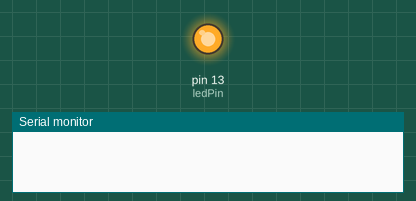
Recording of a sketch running on a simulated Arduino Uno, built with avr-gcc and run on an emulated ATmega328P. Shown: output pins drawn as LEDs (lit = HIGH), the last lines printed to the serial monitor.

Above: at 0.02 s.
At 1.5 s:
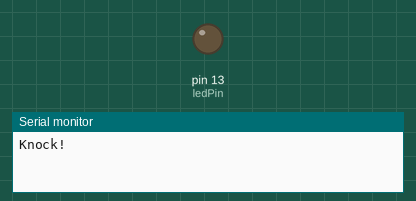
Timing chart, 0 to 7.0 s (numbered marks = the images above):
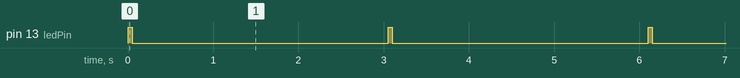

The sketch:

Blink_3000_50.pde
```cpp
/*
 * Blink
 *
 * The basic Arduino example.  Turns on an LED on for one second,
 * then off for one second, and so on...  We use pin 13 because,
 *

   Zeiten ge ndert: 3000ms zu 50 ms


 * depending on your Arduino board, it has either a built-in LED
 * or a built-in resistor so that you need only an LED.
 *
 * http://www.arduino.cc/en/Tutorial/Blink
 */

int ledPin = 13;                // LED connected to digital pin 13

void setup()                    // run once, when the sketch starts
{
  pinMode(ledPin, OUTPUT);      // sets the digital pin as output
  Serial.begin(9600);       // use the serial port
}

void loop()                     // run over and over again
{
  digitalWrite(ledPin, HIGH);   // sets the LED on
  delay(50);                  // waits for a second
  digitalWrite(ledPin, LOW);    // sets the LED off
  Serial.println("Knock!");          // send the string "Knock!" back to the computer, followed by newline
  delay(3000);                  // waits for a second
}
```

Measured:
- by itself, pin 13 (ledPin): alternates HIGH for 0.05 s and LOW for 3.0 s
